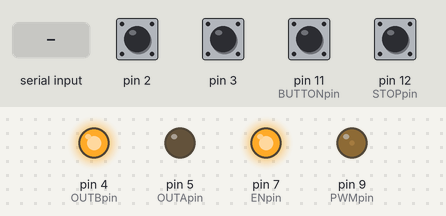
This program was run on a simulated Arduino Nano, built with avr-gcc and run on an emulated ATmega328P. Shown: output pins drawn as LEDs (lit = HIGH). Inputs (shaded band) come from the test bench; at power-on: pin 2, pin 3, pin 11 (BUTTONpin), pin 12 (STOPpin) HIGH. What the program prints to the serial monitor is not drawn.

Above: at 1.2 s.
1.3 s: pin 12 (STOPpin) pulled LOW for 1 s
At 2.1 s:
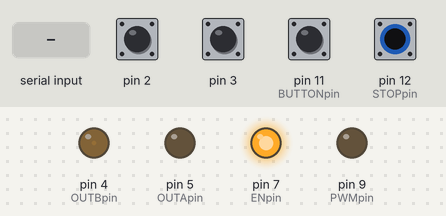
3.8 s: pin 11 (BUTTONpin) pulled LOW for 0.15 s
At 3.87 s:
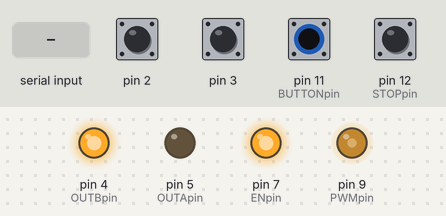
5.4 s: pin 2 pulled LOW for 0.15 s
8.5 s: pin 12 (STOPpin) pulled LOW for 0.15 s
At 8.68 s:
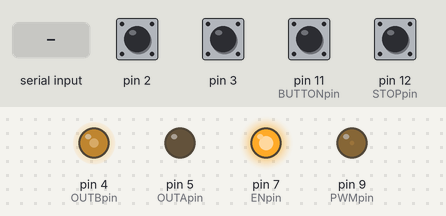
10.2 s: pin 3 pulled LOW for 0.15 s
13.3 s: "5\n" received over Serial
Timing chart, 0 to 16.3 s (numbered marks = the images above; inputs shaded):
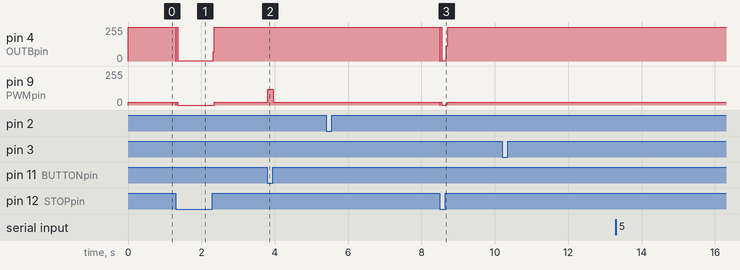

The program:

main.cpp
```cpp
// (licence header left out)
#include <Arduino.h>
#include "Encoder.h"

// Encoder encoder(2, 4);

// analog input in
#define CURRENTpin A6
#define SENSORpin A0

#define INpin A2
#define STOPpin 12
#define BUTTONpin 11

#define ENpin 7
#define PWMpin 9
#define OUTApin 5
#define OUTBpin 4

#define K .1
#define ZERO 511
#define DEAD 0.6
#define MIN 7
#define LIM 100

#define CUERPO double

uint16_t in, in2 = 0;
CUERPO in1, ref, error, pos, out = 0;

template <typename type>
type sign(type value)
{
  return type((value > 0) - (value < 0));
}

/**
 * SETUP
 */
void setup()
{
  // encoder pin on interrupt 0 (pin 2)
  attachInterrupt(0, doEncoderA, CHANGE);

  // encoder pin on interrupt 1 (pin 3)
  attachInterrupt(1, doEncoderB, CHANGE);

  setEncoder(2, 3);

#ifdef DEBUG
  // Serial begin
  Serial.begin(115200);
  Serial.setTimeout(1500);
#endif

  // analog input config
  pinMode(SENSORpin, INPUT);
  pinMode(CURRENTpin, INPUT);
  pinMode(INpin, INPUT);
  pinMode(STOPpin, INPUT_PULLUP);
  pinMode(BUTTONpin, INPUT_PULLUP);

  pinMode(ENpin, OUTPUT);
  pinMode(PWMpin, OUTPUT);
  pinMode(OUTApin, OUTPUT);
  pinMode(OUTBpin, OUTPUT);

  digitalWrite(ENpin, HIGH);
}

void output(CUERPO value)
{
  value += sign(value)*MIN;
  value = value > LIM ? LIM : value;
  value = value < -LIM ? -LIM : value;
  value = abs(value) < MIN+DEAD ? 0: value;

  digitalWrite(OUTApin, value > 0);
  digitalWrite(OUTBpin, value < 0);

  analogWrite(PWMpin, map(abs(value), 0, LIM, 0, 255));
}

#define DES 40
void resetPosition()
{
  ref = 0;
  position > 0 ? output(-DES) : output(DES);
}

void smartDelay(unsigned long us)
{
  unsigned long fin = micros() + us;
  do
  {
    if (!digitalRead(BUTTONpin))
    {
      resetPosition();
    }
    if (!digitalRead(STOPpin))
    {
      output(0);
      out = 0;
    }
    pos = (CUERPO)map(position, 0, DISTANCE, 0, 1024);
    rotating = true;

#ifdef DEBUG
    // double t = in * 0.02434;
    // Serial.print(in);
    // Serial.print(",");
    // Serial.print(in1);
    // Serial.print(",");
    Serial.print(ref);
    Serial.print(",");
    Serial.print(error);
    Serial.print(",");
    Serial.print(out);
    // Serial.print(",");
    // Serial.print(t);
    Serial.print(",");
    Serial.println(pos);
#endif
  } while (micros() < fin);
  return;
}

/*
*
* MAIN LOOP
*
*/
void loop()
{
  // in = analogRead(INpin);
  //in1 = map(in, 0, 1023, -LIM, LIM);

  // in = analogRead(SENSORpin);
  // in1 = map(in, 0, 1023, -LIM, LIM);

#ifdef DEBUG
  while (Serial.available() > 0)
  {
    ref = Serial.parseFloat();
  }

#endif
  if (ref == -1)
  {
    output(-20);
  }
  if (ref == -2)
  {
    output(20);
  }
  else
  {
    error = ref - pos;
    out = K * error;
    // out = ref;
    output(out);
  }
  // Serial.print("in2: ");
  // Serial.println(in);

  smartDelay(10000);
  // reset current state and error:
}
```

Encoder.h
```cpp
#ifndef __ENCODER_H__
#define __ENCODER_H__

#define DEBOUNCE 30
#define DISTANCE 90

// constructor : sets pins as inputs and turns on pullup resistors
static boolean rotating = false; // debounce management

volatile int16_t position = 0;

int8_t pin_a;

int8_t pin_b;

volatile boolean A_set = false;

volatile boolean B_set = false;

void setEncoder(int8_t PinA, int8_t PinB)
{
  pin_a = PinA;
  pin_b = PinB;

  // set pin a and b to be input
  pinMode(pin_a, INPUT);
  pinMode(pin_b, INPUT);
  // turn on pullup resistors
  digitalWrite(pin_a, HIGH);
  digitalWrite(pin_b, HIGH);
};

// call this from your interrupt function
// Interrupt on A changing state
void doEncoderA()
{
  // debounce
  if (rotating)
    delay(DEBOUNCE); // wait a little until the bouncing is done

  // Test transition, did things really change?
  if (digitalRead(pin_a) != A_set)
  { // debounce once more
    A_set = !A_set;

    // adjust counter + if A leads B
    if (A_set && !B_set)
      // position = position % DISTANCE + 1;
      position++;

    rotating = false; // no more debouncing until loop() hits again
  }
}

// Interrupt on B changing state, same as A above
void doEncoderB()
{
  if (rotating)
    delay(DEBOUNCE);
  if (digitalRead(pin_b) != B_set)
  {
    B_set = !B_set;
    //  adjust counter - 1 if B leads A
    if (B_set && !A_set)
      // position = position == 0 ? DISTANCE : position;
      position--;

    rotating = false;
  }
}

#endif // __ENCODER_H__
```

Measured:
- after the input at 1.3 s, pin 4 (OUTBpin): 255/255 → 3/255 at once, → 255/255 1.0 s later; pin 9 (PWMpin): 20/255 → 0/255 at once, → 20/255 1.1 s later
- after the input at 3.8 s, pin 9 (PWMpin): 20/255 → 119/255 at once, → 20/255 0.15 s later
- after the input at 8.5 s, pin 4 (OUTBpin): 255/255 → 3/255 at once, → 255/255 0.17 s later; pin 9 (PWMpin): 20/255 → 0/255 at once, → 20/255 0.17 s later
